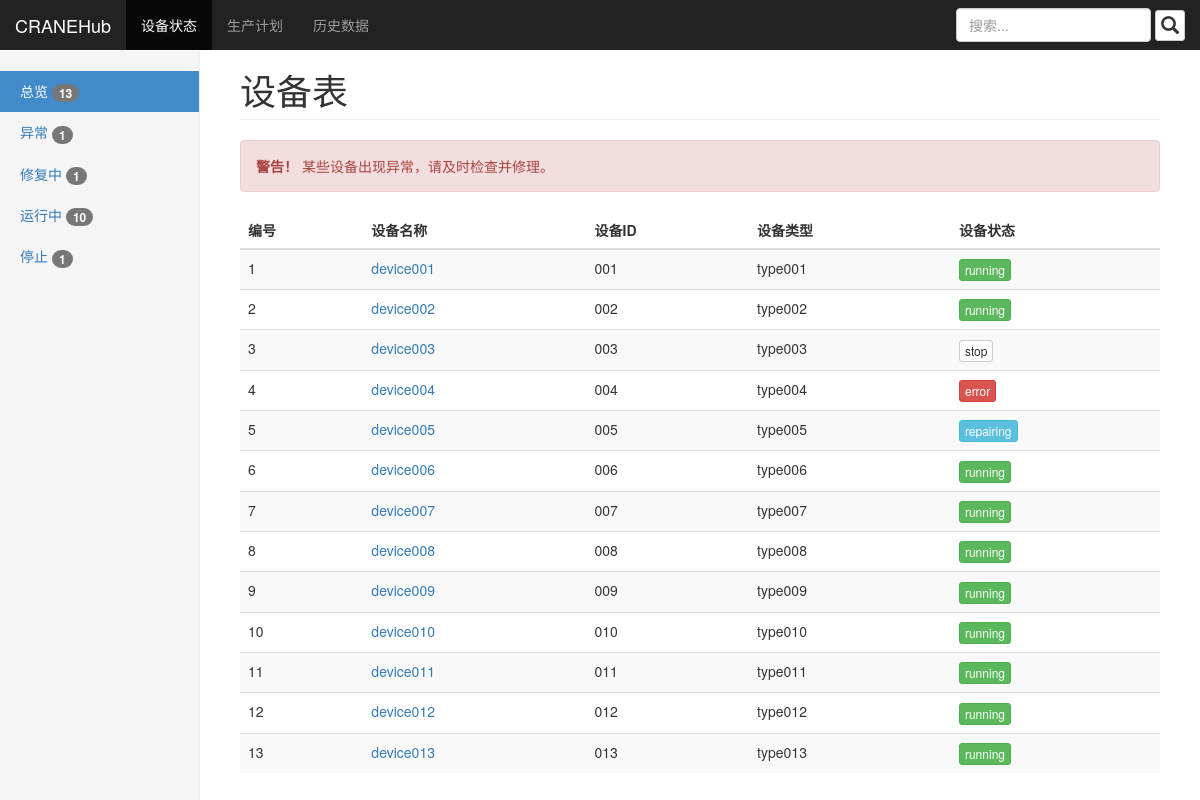
Before: /devman/ with the older database file.
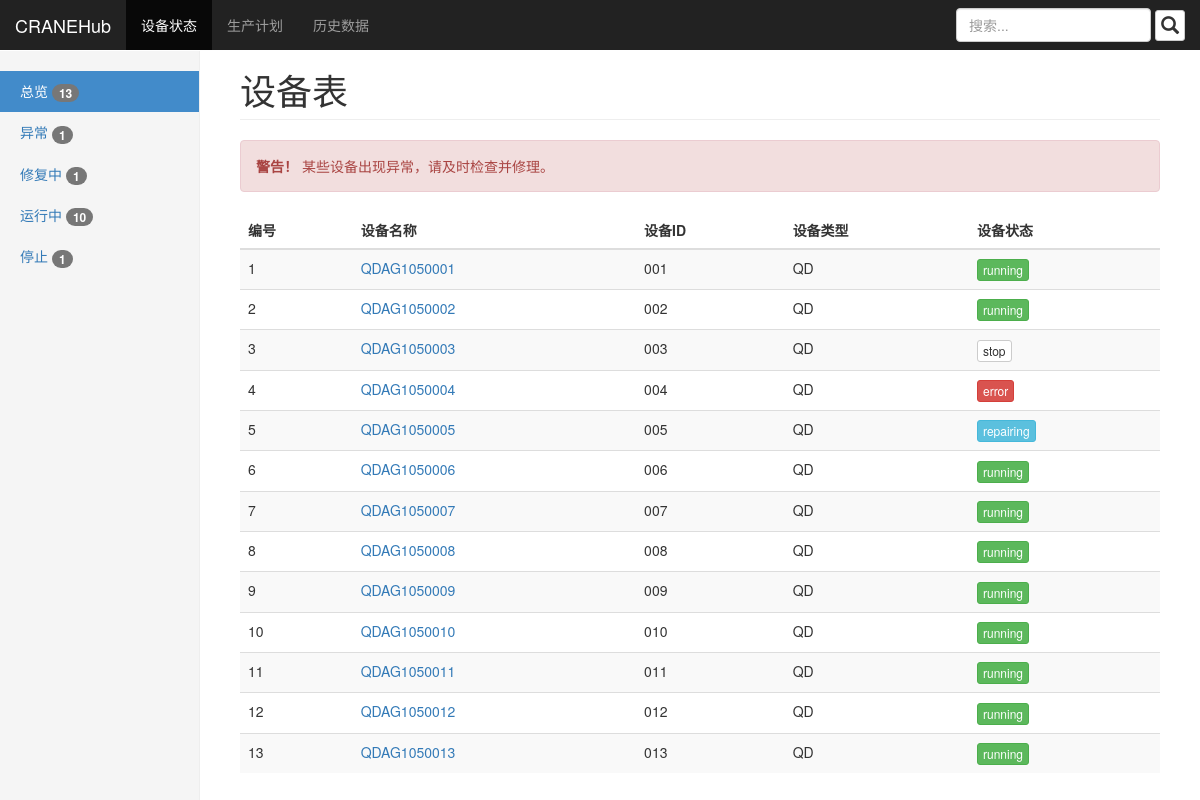
After: the same page with the newer database file.
### devman/models.py (models this page shows, shortened)
class Device(models.Model):
    device_name = models.CharField(max_length=50)
    device_id = models.CharField(max_length=50)
    device_type = models.CharField(max_length=50)
    device_status = models.CharField(max_length=50)
    device_date = models.DateTimeField('device created')
    device_hist_data = []

### devman/views.py (the view)
# urls.py: path('', views.overview, name='overview'),
def overview(request):
    device_list = Device.objects.order_by('-device_name')[::-1]
    device_num = len(device_list)
    device_running_num = len(Device.objects.filter(device_status='running'))
    device_stop_num = len(Device.objects.filter(device_status='stop'))
    device_repairing_num = len(Device.objects.filter(device_status='repairing'))
    device_error_num = len(Device.objects.filter(device_status='error'))
    side_bar = "overview"
    context = {'device_list': device_list,
               'device_num': device_num,
               'device_running_num': device_running_num,
               'device_stop_num': device_stop_num,
               'device_repairing_num': device_repairing_num,
               'device_error_num': device_error_num,
               'side_bar': side_bar}
    return render(request, 'devman/overview.html', context)

### devman/templates/devman/overview.html (shortened to what this page needs)
<!DOCTYPE html>
<html lang="zh-CN">
  <head>
    <link href="/static/css/bootstrap.min.css" rel="stylesheet">
    <link href="/static/dashboard.css" rel="stylesheet">
  </head>
  <body>
    <nav class="navbar navbar-inverse navbar-fixed-top">
      <div class="container-fluid">
        <div class="navbar-header">
          <a class="navbar-brand" href="{% url 'devman:overview' %}">CRANEHub</a>
        </div>
        <div id="navbar" class="navbar-collapse collapse">
          <ul class="nav navbar-nav">
            <li class="active"><a href="{% url 'devman:overview' %}">设备状态</a></li>
            <li><a href="{% url 'devman:plan' %}">生产计划</a></li>
            <li><a href="{% url 'devman:hist' %}">历史数据</a></li>
          </ul>
          <form class="navbar-form navbar-right">
            <input type="text" class="form-control" placeholder="搜索...">
            <button type="button" class="btn btn-default btn-xs" style="font-size: 18px">
              <span class=" glyphicon glyphicon-search"></span>
            </button>
          </form>
        </div>
      </div>
    </nav>
    <div class="container-fluid">
      <div class="row">
        <div class="col-sm-3 col-md-2 sidebar">
          <ul class="nav nav-sidebar">
            <li id="overview"><a href="{% url 'devman:overview' %}">总览 <span class="badge">{{ device_num }}</span></a></li>
            <li id="error"><a href="{% url 'devman:deverr' %}">异常 <span class="badge">{{ device_error_num }}</span></a></li>
            <li id="repairing"><a href="{% url 'devman:devrep' %}">修复中 <span class="badge">{{ device_repairing_num }}</span></a></li>
            <li id="running"><a href="{% url 'devman:devrun' %}">运行中 <span class="badge">{{ device_running_num }}</span></a></li>
            <li id="stop"><a href="{% url 'devman:devstp' %}">停止 <span class="badge">{{ device_stop_num }}</span></a></li>
          </ul>
        </div>
        <div class="col-sm-9 col-sm-offset-3 col-md-10 col-md-offset-2 main">
          <h1 class="page-header">设备表</h1>
          {% if not device_error_num == 0 %}
            <div class="alert alert-danger" role="alert">
              <strong>警告！</strong> 某些设备出现异常，请及时检查并修理。
            </div>
          {% endif %}
          <div class="table-responsive">
            <table class="table table-striped">
              <thead>
                <tr>
                  <th>编号</th>
                  <th>设备名称</th>
                  <th>设备ID</th>
                  <th>设备类型</th>
                  <th>设备状态</th>
                </tr>
              </thead>
              <tbody>
                {% for device in device_list %}
                  <tr>
                    <td>{{ device.id}}</td>
                    <td><a href="{% url 'devman:detail' device.id %}">{{ device.device_name }}</a></td>
                    <td>{{ device.device_id }}</td>
                    <td>{{ device.device_type }}</td>
                  </tr>
                {% endfor %}
              </tbody>
            </table>
          </div>
        </div>
      </div>
    </div>
  </body>
</html>

Changed rows visible on the page:
changed Device id 1: device_name "device001" → "QDAG1050001"; device_type "type001" → "QD"
changed Device id 2: device_name "device002" → "QDAG1050002"; device_type "type002" → "QD"
changed Device id 3: device_name "device003" → "QDAG1050003"; device_type "type003" → "QD"
changed Device id 4: device_name "device004" → "QDAG1050004"; device_type "type004" → "QD"
changed Device id 5: device_name "device005" → "QDAG1050005"; device_type "type005" → "QD"
changed Device id 6: device_name "device006" → "QDAG1050006"; device_type "type006" → "QD"
changed Device id 7: device_name "device007" → "QDAG1050007"; device_type "type007" → "QD"
changed Device id 8: device_name "device008" → "QDAG1050008"; device_type "type008" → "QD"
changed Device id 9: device_name "device009" → "QDAG1050009"; device_type "type009" → "QD"
changed Device id 10: device_name "device010" → "QDAG1050010"; device_type "type010" → "QD"
changed Device id 11: device_name "device011" → "QDAG1050011"; device_type "type011" → "QD"
changed Device id 12: device_name "device012" → "QDAG1050012"; device_type "type012" → "QD"
changed Device id 13: device_name "device013" → "QDAG1050013"; device_type "type013" → "QD"
